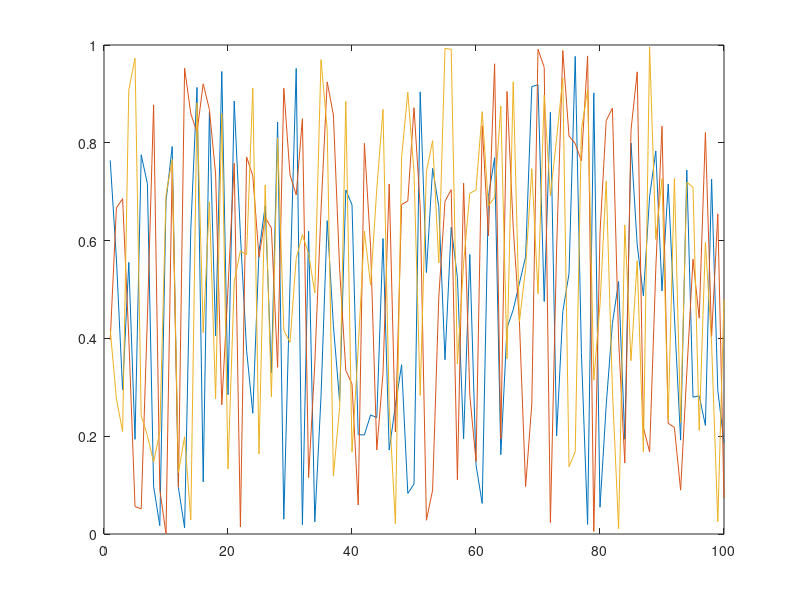

Recreate this plot in MATLAB.
function result = test_legend_002
result = false;
a = figure;
plot(rand(100,3));
legend('first','second','third');
drawnow;
legend('hide');
drawnow;
close(a);
result = true;
